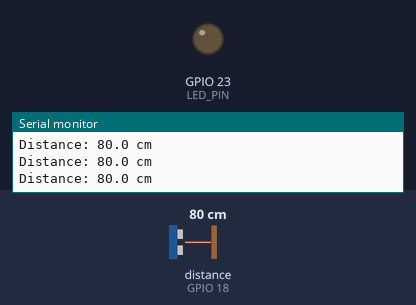
A sketch run on a simulated ESP32. On the bench: output pins drawn as LEDs (lit = HIGH), the last lines printed to the serial monitor. Wiring (inferred from the names in the program): ultrasonic range finder: trigger GPIO 5; echo GPIO 18. The test bench sets the inputs (shaded band); at power-on: distance to the obstacle (sensor on GPIO 18) 80 cm. The echo pulse lasts 58.3 µs per cm; WiFi joins after 1.5 s; servers stay silent unless stated; random numbers use the default seed unless the sketch sets one; no MQTT or app messages arrive unless stated; pins used as bus, display or sensor lines are not drawn.

Above: at 2.7 s.
2.8 s: distance to the obstacle (sensor on GPIO 18) set to 66 cm
4.3 s: distance to the obstacle (sensor on GPIO 18) set to 58 cm
At 5.2 s:
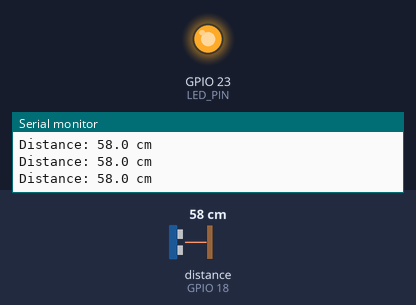
Timing chart, 0 to 7.3 s (numbered marks = the images above; inputs shaded):
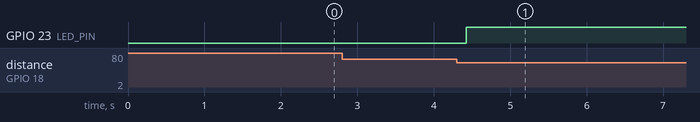

Measured:
- the behaviour switches between 61 and 60 cm on distance to the obstacle (sensor on GPIO 18) (found by bisection; images 0 and 1)
- after the input at 4.3 s, GPIO 23 (LED_PIN): LOW → HIGH after 0.12 s

The sketch:

sketch_sep12aiot.ino
```cpp
#include <WiFi.h>
#include <PubSubClient.h>
#include <ArduinoJson.h>

// -------------------------------------------------------------
// 1. إعدادات الشبكة وبروتوكول MQTT
// -------------------------------------------------------------
const char* ssid = "omir-omir4G";
const char* password = "101912599";

const char* mqtt_server = "broker.hivemq.com";
const int mqtt_port = 1883;
const char* mqtt_topic = "/sensors";

// -------------------------------------------------------------
// 2. إعدادات الأرجل وحدود الحساسات (Configuration Constants)
// -------------------------------------------------------------
const int LED_PIN = 23;
const int TRIG_PIN = 5;
const int ECHO_PIN = 18;

// الحد الأعلى لاكتشاف الحركة بالسنتيمتر (يمكنك تعديلها بسهولة من هنا)
const float DISTANCE_LIMIT = 60.0;

// -------------------------------------------------------------
// 3. كائنات الاتصال ومتغيرات تتبع الحالة (State Machine Variables)
// -------------------------------------------------------------
WiFiClient espClient;
PubSubClient client(espClient);

bool lastMotionState = false;      // حفظ آخر حالة حركة (حتى لا يتم تكرار الإرسال)
unsigned long lastSensorRead = 0;  // مؤقت قراءة الحساس بدون delay
const long SENSOR_INTERVAL = 150;  // قراءة الحساس كل 150 ملي ثانية

// -------------------------------------------------------------
// 4. دالة قراءة حساس المسافة Ultrasonic HC-SR04
// -------------------------------------------------------------
float getDistance() {
  digitalWrite(TRIG_PIN, LOW);
  delayMicroseconds(2);

  digitalWrite(TRIG_PIN, HIGH);
  delayMicroseconds(10);
  digitalWrite(TRIG_PIN, LOW);

  // استخدام Timeout بمقدار 30,000 ميكروثانية لتجنب تعليق الكود
  long duration = pulseIn(ECHO_PIN, HIGH, 30000);

  // في حال فشل القراءة أو انتهاء الوقت إرجاع -1
  if (duration == 0) return -1.0;

  float distance = (duration * 0.0343) / 2.0;
  return distance;
}

// -------------------------------------------------------------
// 5. دالة الاتصال بشبكة Wi-Fi (بدون تجميد)
// -------------------------------------------------------------
void setup_wifi() {
  delay(10);
  Serial.println("\nConnecting to WiFi...");
  WiFi.begin(ssid, password);

  int attempt = 0;
  while (WiFi.status() != WL_CONNECTED && attempt < 20) {
    delay(500);
    Serial.print(".");
    attempt++;
  }

  if (WiFi.status() == WL_CONNECTED) {
    Serial.println("\nWiFi Connected!");
    Serial.print("IP Address: ");
    Serial.println(WiFi.localIP());
  } else {
    Serial.println("\nWiFi Connection Failed! Will retry in background.");
  }
}

// -------------------------------------------------------------
// 6. دالة الاتصال وخادم MQTT مع معالجة الانقطاع
// -------------------------------------------------------------
void reconnectMQTT() {
  // المحاولة فقط إذا كان Wi-Fi متصلاً
  if (WiFi.status() == WL_CONNECTED && !client.connected()) {
    Serial.print("Attempting MQTT connection...");
    String clientId = "ESP32_SmartStreet_" + String(random(0xffff), HEX);

    if (client.connect(clientId.c_str())) {
      Serial.println("\nMQTT Connected!");
    } else {
      Serial.print(" Failed, rc=");
      Serial.print(client.state());
      Serial.println(" Try again in next cycle.");
    }
  }
}

// -------------------------------------------------------------
// 7. دالة بناء وإرسال حمولة MQTT JSON
// -------------------------------------------------------------
void sendMQTTData(int motion, float distance, int light) {
  if (!client.connected()) return;

  StaticJsonDocument<200> doc;
  doc["motion"] = motion;

  // حماية: إذا كانت القراءة خطأ (-1) نرسل قيمة افتراضية للبعد
  if (distance > 0) {
    doc["distance"] = serialized(String(distance, 1)); // تقريب لخانة عشرية واحدة
  } else {
    doc["distance"] = 999.0;
  }

  doc["light"] = light;

  char buffer[256];
  serializeJson(doc, buffer);

  if (client.publish(mqtt_topic, buffer)) {
    Serial.println("MQTT Payload Published Successfully.");
  } else {
    Serial.println("Failed to publish MQTT Payload.");
  }
}

// -------------------------------------------------------------
// 8. التهيئة الأولية (Setup)
// -------------------------------------------------------------
void setup() {
  Serial.begin(115200);

  pinMode(LED_PIN, OUTPUT);
  pinMode(TRIG_PIN, OUTPUT);
  pinMode(ECHO_PIN, INPUT);

  // حالة الإضاءة المبدئية: مطفأة
  digitalWrite(LED_PIN, LOW);

  setup_wifi();
  client.setServer(mqtt_server, mqtt_port);

  Serial.println("System Started - Smart Street IoT System Ready");
}

// -------------------------------------------------------------
// 9. الحلقة الرئيسية (Main Loop)
// -------------------------------------------------------------
void loop() {
  // إعادة الاتصال بالشبكة أو السيرفر في حال الانقطاع دون تجميد النظام
  if (WiFi.status() != WL_CONNECTED) {
    setup_wifi();
  } else if (!client.connected()) {
    reconnectMQTT();
  }

  client.loop(); // الحفاظ على اتصالات MQTT حية

  // جدولة قراءة الحساس باستخدام millis() بدلاً من delay()
  unsigned long currentMillis = millis();
  if (currentMillis - lastSensorRead >= SENSOR_INTERVAL) {
    lastSensorRead = currentMillis;

    float currentDistance = getDistance();

    // طباعة القراءة المستمرة في الـ Serial Monitor
    if (currentDistance > 0) {
      Serial.print("Distance: ");
      Serial.print(currentDistance, 1);
      Serial.println(" cm");
    } else {
      Serial.println("Distance: Sensor Error / Out of Range");
    }

    // تحديد حالة الحركة الحالية بناءً على المسافة والحد المسموح (DISTANCE_LIMIT)
    bool currentMotionState = (currentDistance > 0 && currentDistance <= DISTANCE_LIMIT);

    // ---------------------------------------------------------
    // معالجة تغير الحالة (State Change Detection)
    // ---------------------------------------------------------
    if (currentMotionState != lastMotionState) {

      if (currentMotionState) {
        // [حالة 1]: اكتشاف حركة جديدة
        digitalWrite(LED_PIN, HIGH);
        Serial.println("Motion Detected");
        Serial.println("Light ON");
        Serial.println("Alert Sent (via MQTT Event)");

        // إرسال حمولة MQTT تتضمن وجود حركة
        sendMQTTData(1, currentDistance, 1);

      } else {
        // [حالة 2]: انتهاء الحركة وابتعاد الجسم
        digitalWrite(LED_PIN, LOW);
        Serial.println("No Motion");
        Serial.println("Light OFF");

        // إرسال حمولة MQTT تتضمن عدم وجود حركة
        sendMQTTData(0, currentDistance, 0);
      }

      // تحديث الحالة السابقة لمنع تكرار الإرسال
      lastMotionState = currentMotionState;
    }
  }
}
```
